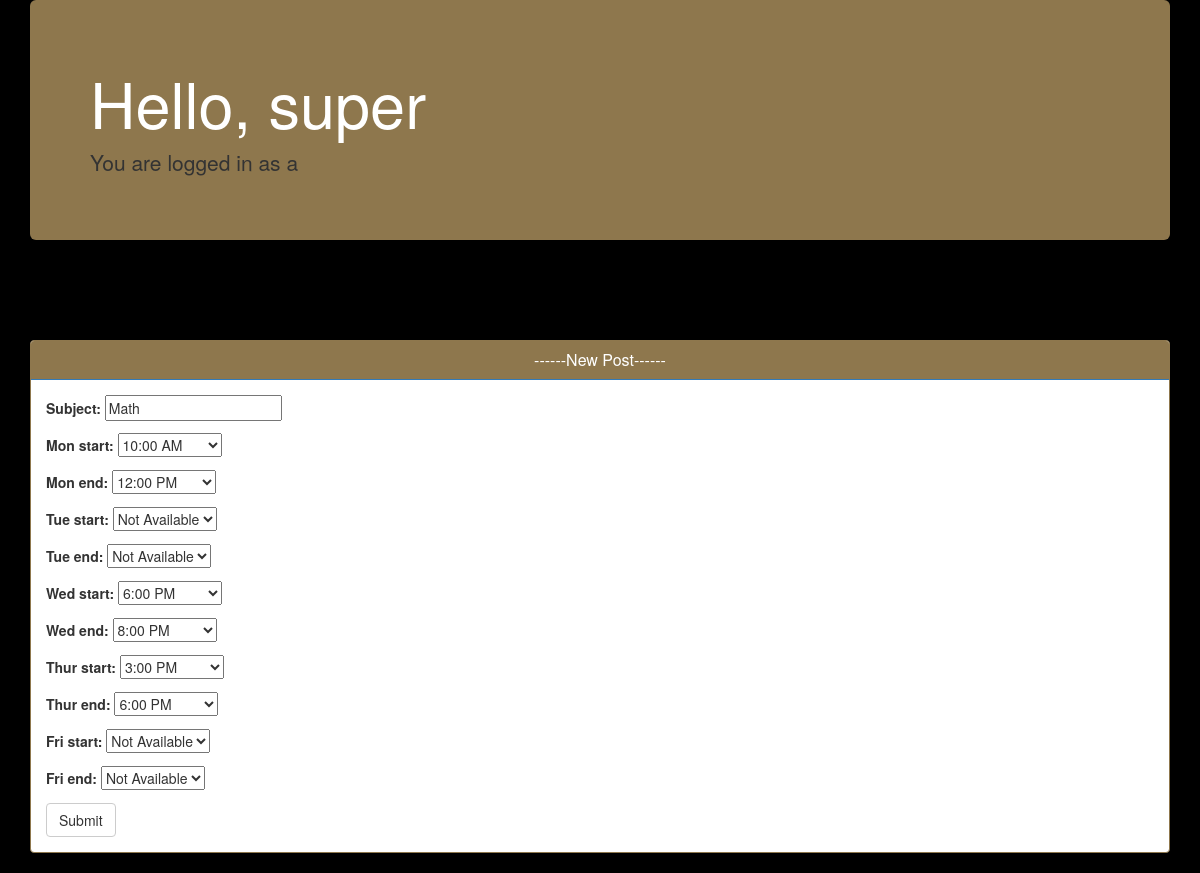
/tutors/tutor/1/edit/ (signed in), run on the app's committed database.
### accounts/models.py (models this page shows, shortened)
class CustomUser(AbstractUser):
    USER_TYPE_CHOICES = (
        ('Student', 'Student'),
        ('Tutor', 'Tutor'),
        ('Professor', 'Professor'),
    )
    user_type = models.CharField(max_length=100, choices=USER_TYPE_CHOICES, null=True)
    def is_student(self):
        user = self
        if user.user_type == 'Student':
            return True
        else:
            return False
    def is_tutor(self):
        user = self
        if user.user_type == 'Tutor':
            return True
        else:
            return False
    def is_professor(self):
        user = self
        if user.user_type == 'Professor':
            return True
        else:
            return False

### tutor/models.py (models this page shows, shortened)
class Tutors(models.Model):
    TIME_CHOICES = [
        ('Not Available', 'Not Available'),
        ('1:00 AM', '1:00 AM'),
        ('2:00 AM', '2:00 AM'),
        ('3:00 AM', '3:00 AM'),
        ('4:00 AM', '4:00 AM'),
        ('5:00 AM', '5:00 AM'),
        ('6:00 AM', '6:00 AM'),
        ('7:00 AM', '7:00 AM'),
        ('8:00 AM', '8:00 AM'),
        ('9:00 AM', '9:00 AM'),
        ('10:00 AM', '10:00 AM'),
        ('11:00 AM', '11:00 AM'),
        ('12:00 PM', '12:00 PM'),
        ('1:00 PM', '1:00 PM'),
        ('2:00 PM', '2:00 PM'),
        ('3:00 PM', '3:00 PM'),
        ('4:00 PM', '4:00 PM'),
        ('5:00 PM', '5:00 PM'),
        ('6:00 PM', '6:00 PM'),
        ('7:00 PM', '7:00 PM'),
        ('8:00 PM', '8:00 PM'),
        ('9:00 PM', '9:00 PM'),
        ('10:00 PM', '10:00 PM'),
        ('11:00 PM', '11:00 PM'),
        ('12:00 AM', '12:00 AM'),
    ]
    user = models.ForeignKey(settings.AUTH_USER_MODEL, on_delete=models.CASCADE)
    mon_start = models.CharField(max_length=200, choices=TIME_CHOICES)
    mon_end = models.CharField(max_length=200, choices=TIME_CHOICES)
    tue_start = models.CharField(max_length=200, choices=TIME_CHOICES)
    tue_end = models.CharField(max_length=200, choices=TIME_CHOICES)
    wed_start = models.CharField(max_length=200,choices=TIME_CHOICES)
    wed_end = models.CharField(max_length=200, choices=TIME_CHOICES)
    thur_start = models.CharField(max_length=200, choices=TIME_CHOICES)
    thur_end = models.CharField(max_length=200, choices=TIME_CHOICES)
    fri_start = models.CharField(max_length=200, choices=TIME_CHOICES)
    fri_end = models.CharField(max_length=200, choices=TIME_CHOICES)
    subject = models.CharField(max_length=200)
    creation_date = models.DateTimeField(default=timezone.now)
    published_date = models.DateTimeField(blank=True, null=True)

### tutor/views.py (the view)
# urls.py: path('tutor/<int:pk>/edit/', views.tutor_edit, name='tutor_edit'),
def tutor_edit(request, pk):
    tutor = get_object_or_404(Tutors, pk=pk)
    if request.method == "POST":
        form = CreateSchedule(request.POST, instance=tutor)
        if form.is_valid():
            tutor = form.save(commit=False)
            tutor.author = request.user
            tutor.published_date = timezone.now()
            tutor.save()
            return redirect('tutor_list')
    else:
        form = CreateSchedule(instance=tutor)
    return render(request, 'postForm.html', {'form': form})

### tutor/forms.py
class CreateSchedule(forms.ModelForm):
    class Meta:
        model = Tutors
        fields = ['subject', 'mon_start', 'mon_end', 'tue_start', 'tue_end', 'wed_start', 'wed_end', 'thur_start',
                  'thur_end', 'fri_start', 'fri_end', ]

### templates/postForm.html (shortened to what this page needs)
{%  extends 'base.html' %}
{% block content %}
     <div class="row">
            <div class="col-md-12" >
                <div class="panel panel-primary" style="border-color: #8e774d" >
                    <div class="panel-heading" style="background-color: #8e774d">
                        <h3 class="panel-title" style="text-align: center">------New Post------</h3>
                      </div>
                      <div class="panel-body" >
                        <form method= "POST" class="post-form">{% csrf_token %}
                            {{ form.as_p }}
                          <button type="submit" class="save btn btn-default">Submit</button>
                        </form>
                      </div>
                </div>
            </div>
        </div>
{% endblock %}

### templates/base.html (shortened to what this page needs)
<!DOCTYPE html>
<html lang="en">
{%  load static %}
<head>
    <link rel="stylesheet" href="https://maxcdn.bootstrapcdn.com/bootstrap/3.3.2/css/bootstrap.min.css">
</head>
<body style="background-color: black">
    <div class="container">
        <div class="jumbotron" style="background-color: #8e774d">
            {% if user.is_authenticated %}
                <h1 style="color: white">Hello, {{ user.username }}</h1>
                <p>You are logged in as a
                </p>
            {% else %}
                <h1 style="color: white">Oakland Connect</h1>
                <p>Services for a better learning experience!</p>
            {% endif %}
        </div>
        <nav class="navbar navbar-default" style="background-color: black; border-color: black">
        </nav>
	{% block content %}
	{% endblock %}
    </div>
</body>
</html>

### data on the page
CustomUser: username "super"
Tutors: subject "Math", mon_start "10:00 AM", mon_end "12:00 PM", tue_start "Not Available", tue_end "Not Available", wed_start "6:00 PM", wed_end "8:00 PM", thur_start "3:00 PM", thur_end "6:00 PM", fri_start "Not Available", fri_end "Not Available"
